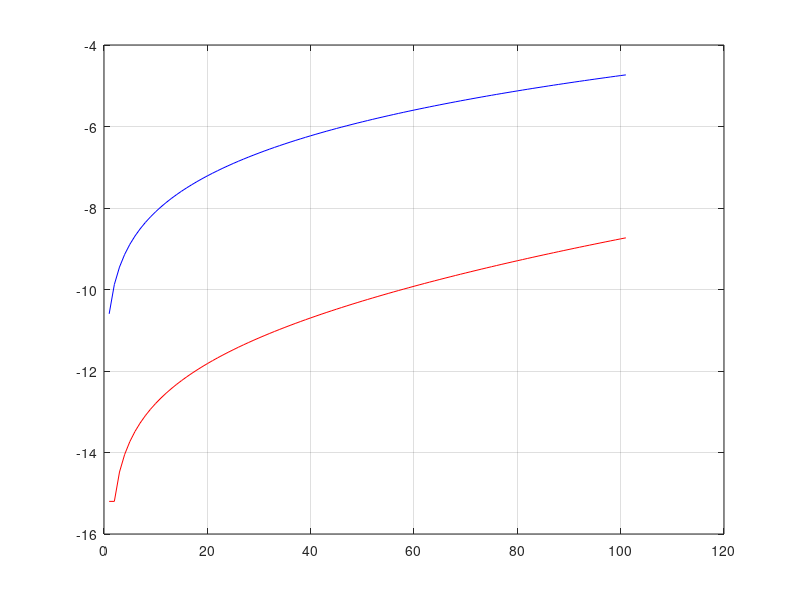
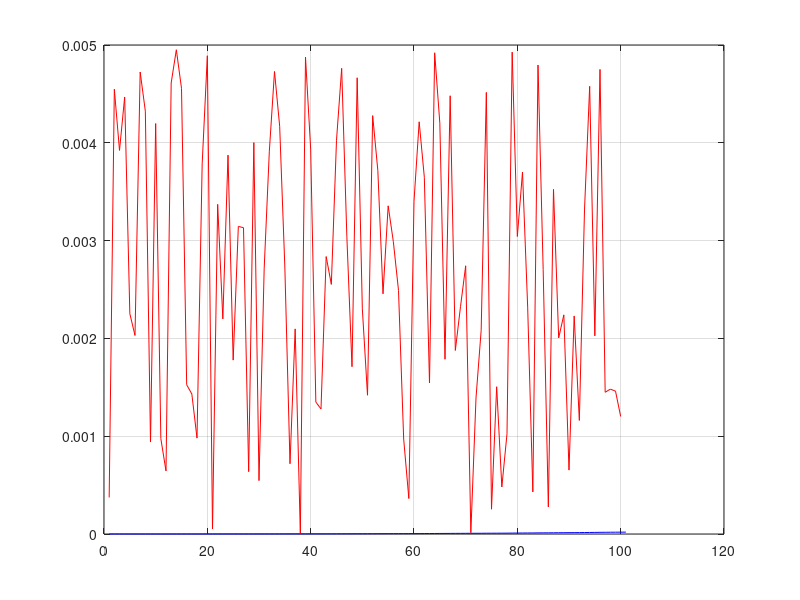

Source code (MATLAB) for these figures, in order:
% Signal

close all;
clear all;
clc;

dT = 0.05;
F = [
    1 dT; 
    0 1
];
H = [1 0];

x0 = [0;0];
sigma_a = 0.005;

Q = sigma_a^2;
R = 0.01;

N = 100;

a = rand(1, N)*sigma_a;

x_h(:,1) = x0;
P(:,1) = [Q;Q];

K(:,1) = P(:,1)*H*(H*P(:,1)*H+R)';

for t=1:N
    % update step
    x_h(:,t) = x_h(:,t) + K(:,t) * (a(t) - H*x_h(:,t));
    P(:,t) = P(:,t) - K(:,t) *H*P(:,t);
    K(:,t+1) = P(:,t)*H*(H*P(:,t)*H+R)';

    % prediction step
    x_h(:,t+1) = F*x_h(:,t);
    P(:,t+1) = F*P(:,t) + Q;    
    
end

figure;
plot(log(K(1,:)), 'r');
hold on;
plot(log(P(1,:)), 'b');
grid on;
hold off;

figure;
plot(a, 'r');
hold on;
plot(x_h(1,:), 'b');
grid on;
hold off;

